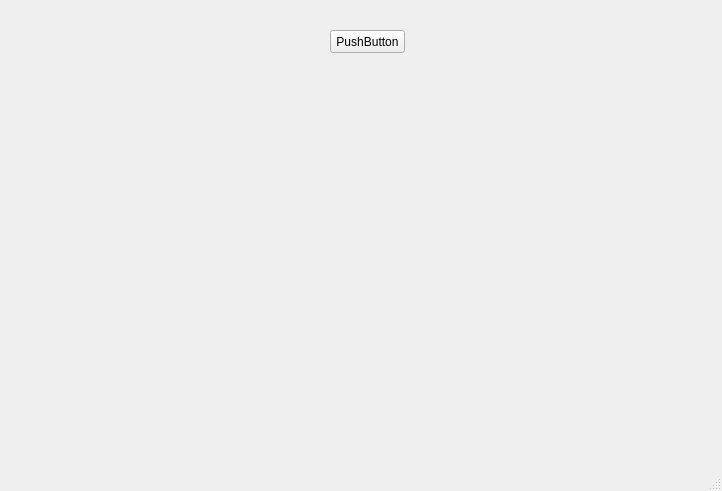
<?xml version="1.0" encoding="UTF-8"?>
<ui version="4.0">
 <class>MainWindow</class>
 <widget class="QMainWindow" name="MainWindow">
  <property name="geometry">
   <rect>
    <x>0</x>
    <y>0</y>
    <width>722</width>
    <height>491</height>
   </rect>
  </property>
  <property name="windowTitle">
   <string>MainWindow</string>
  </property>
  <widget class="QWidget" name="centralwidget">
   <widget class="QPushButton" name="pushButton_generate_random_signal">
    <property name="geometry">
     <rect>
      <x>330</x>
      <y>30</y>
      <width>75</width>
      <height>23</height>
     </rect>
    </property>
    <property name="text">
     <string>PushButton</string>
    </property>
   </widget>
   <widget class="MplWidget" name="MplWidget" native="true">
    <property name="geometry">
     <rect>
      <x>60</x>
      <y>90</y>
      <width>601</width>
      <height>321</height>
     </rect>
    </property>
   </widget>
  </widget>
  <widget class="QMenuBar" name="menubar">
   <property name="geometry">
    <rect>
     <x>0</x>
     <y>0</y>
     <width>722</width>
     <height>21</height>
    </rect>
   </property>
  </widget>
  <widget class="QStatusBar" name="statusbar"/>
 </widget>
 <customwidgets>
  <customwidget>
   <class>MplWidget</class>
   <extends>QWidget</extends>
   <header>mplwidget.h</header>
   <container>1</container>
  </customwidget>
 </customwidgets>
 <resources/>
 <connections/>
</ui>
